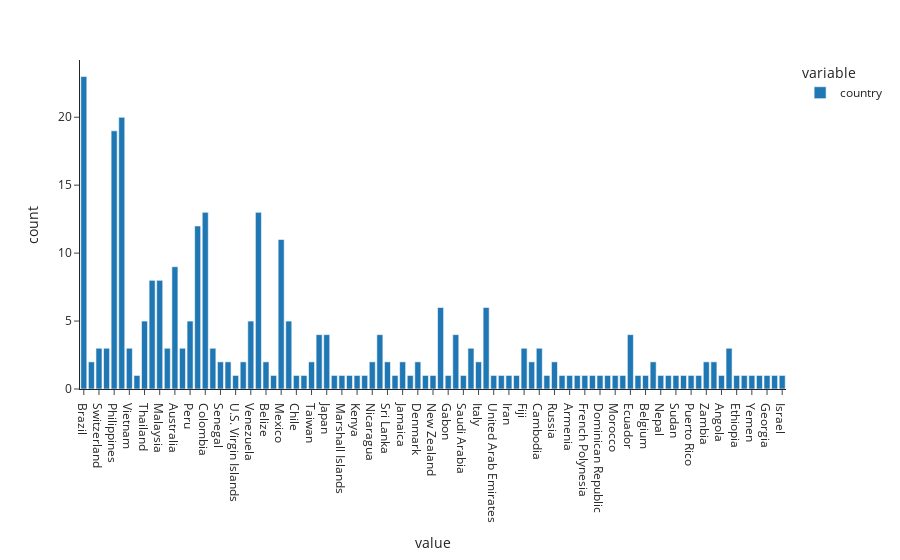

The notebook cell this image was saved under:
### Markdown cell above
## Vitualize countries

### Code cell
df[df.countrycode != 'US'].country.plot(kind='hist',template='simple_white')

### Figure 1 — Plotly figure (JSON) as saved in the notebook; plotly's stock layout.template omitted (floating-point values rounded to 4 significant figures; data arrays with more than 128 entries replaced by an {"elided": "..."} marker saying what was removed)
{"data": [{"alignmentgroup": "True", "bingroup": "x", "hovertemplate": "variable=country<br>value=%{x}<br>count=%{y}<extra></extra>", "legendgroup": "country", "marker": {"color": "#1F77B4"}, "name": "country", "offsetgroup": "country", "orientation": "v", "showlegend": true, "type": "histogram", "x": {"elided": "296 str values"}, "xaxis": "x", "yaxis": "y"}], "layout": {"barmode": "relative", "legend": {"title": {"text": "variable"}, "tracegroupgap": 0}, "margin": {"t": 60}, "xaxis": {"anchor": "y", "domain": [0, 1], "title": {"text": "value"}}, "yaxis": {"anchor": "x", "domain": [0, 1], "title": {"text": "count"}}}}
